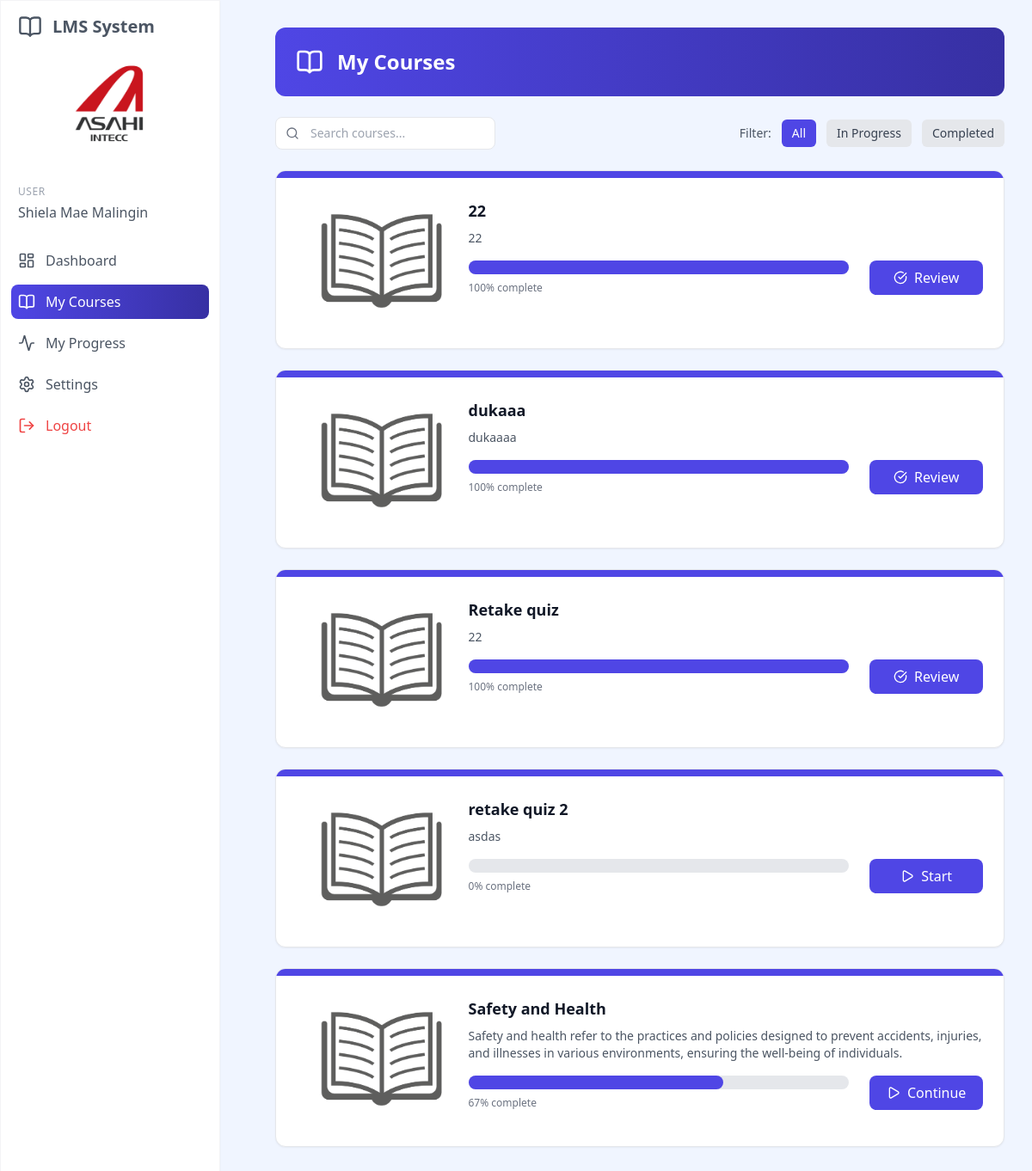
The app's page /view_courses.php (signed in) with its own data.
### tables this page shows
CREATE TABLE `courses` (
  `id` int(11) NOT NULL,
  `title` varchar(100) NOT NULL,
  `description` text DEFAULT NULL,
  `department` int(10) DEFAULT NULL,
  `division` int(10) DEFAULT NULL,
  `section` int(10) DEFAULT NULL,
  `company_group` tinyint(11) DEFAULT NULL,
  `position` tinyint(11) DEFAULT NULL,
  `group_id` int(11) DEFAULT NULL,
  `created_by` int(11) DEFAULT NULL,
  `has_video` int(11) DEFAULT 0,
  `created_at` timestamp NULL DEFAULT current_timestamp(),
  `updated_at` timestamp NULL DEFAULT current_timestamp() ON UPDATE current_timestamp(),
  `is_final` tinyint(1) NOT NULL DEFAULT 0,
  `removed` tinyint(1) NOT NULL DEFAULT 0
);

### web/view_courses.php (the view, shortened to what this page needs)
<?php
require_once '../config.php';
include 'includes/header.php';
$query = "
    SELECT
        c.id,
        c.title,
        c.description,
        COUNT(DISTINCT cv.id) AS total_modules,
        COUNT(DISTINCT uvp.video_id) AS completed_modules,
        COALESCE((COUNT(DISTINCT uvp.video_id) * 100.0 / NULLIF(COUNT(DISTINCT cv.id), 0)), 0) AS progress
    FROM user_courses uc
    INNER JOIN courses c
        ON uc.course_id = c.id
    LEFT JOIN course_videos cv
        ON c.id = cv.course_id AND cv.removed = 0
    LEFT JOIN user_video_progress uvp
        ON cv.id = uvp.video_id
        AND uvp.user_id = uc.user_id
        AND uvp.removed = 0
    WHERE
        uc.user_id = ?
        AND uc.removed = 0
        AND c.removed = 0
    GROUP BY c.id, c.title, c.description
    ORDER BY c.title
";
$stmt = $conn->prepare($query);
$stmt->bind_param("i", $_SESSION['user_id']);
$stmt->execute();
$courses = $stmt->get_result()->fetch_all(MYSQLI_ASSOC);
?>
<div class="p-8 sm:ml-72">
    <div class="container mx-auto">
        <div class="bg-gradient-to-r from-blue-600 to-blue-800 rounded-xl p-6 mb-6 flex items-center">
            <i data-lucide="book-open" class="h-8 w-8 text-white mr-4"></i>
            <h1 class="text-2xl font-bold text-white">My Courses</h1>
        </div>
        <div class="mb-6 flex flex-col sm:flex-row gap-4 items-center justify-between">
            <div class="relative w-full sm:w-64">
                <span class="absolute inset-y-0 left-0 flex items-center pl-3 text-gray-500">
                    <i data-lucide="search" class="w-4 h-4"></i>
                </span>
                <input type="search"
                       id="searchCourses"
                       class="w-full pl-10 pr-4 py-2 border border-gray-200 rounded-lg text-sm focus:outline-none focus:ring-2 focus:ring-blue-500 focus:border-blue-500"
                       placeholder="Search courses...">
            </div>
            <div class="flex items-center gap-3">
                <span class="text-sm text-gray-600">Filter:</span>
                <button id="filterAll" class="px-3 py-1.5 bg-blue-600 text-white text-sm rounded-md">All</button>
                <button id="filterInProgress" class="px-3 py-1.5 bg-gray-200 text-gray-700 text-sm rounded-md">In Progress</button>
                <button id="filterCompleted" class="px-3 py-1.5 bg-gray-200 text-gray-700 text-sm rounded-md">Completed</button>
            </div>
        </div>
        <?php if (empty($courses)): ?>
        <div class="bg-blue-50 border border-blue-100 rounded-xl p-8 text-center">
            <i data-lucide="book-open" class="w-16 h-16 text-blue-400 mx-auto mb-4"></i>
            <h2 class="text-xl font-bold text-blue-800 mb-2">No courses available</h2>
            <p class="text-blue-600 mb-6">There are no courses available for you at the moment.</p>
        </div>
        <?php else: ?>
        <div class="grid grid-cols-1 gap-6" id="coursesGrid">
            <?php foreach ($courses as $course): ?>
            <div class="course-card bg-white rounded-xl shadow-sm overflow-hidden border border-gray-200 hover:shadow-md transition-shadow duration-200"
                 data-progress="<?php echo round($course['progress']); ?>"
                 data-title="<?php echo htmlspecialchars($course['title']); ?>"
                 data-description="<?php echo htmlspecialchars($course['description']); ?>">
                <div class="h-2 bg-blue-600"></div>
                <div class="p-6 grid md:grid-cols-3 max-md:grid-rows-2 lg:grid-cols-4">
                    <div class="col-span-1 max-md:col-span-2 row-span-1 lg:col-span-1 max-md:text-center place-content-center">
                        <img src="book image.jpg" alt="Open Book" class="h-[150px] hx-auto mx-auto">
                    </div>
                    <div class="col-span-2 lg:col-span-3">
                        <h3 class="text-lg font-semibold text-gray-900 mb-2"><?php echo htmlspecialchars($course['title']); ?></h3>
                        <p class="text-sm text-gray-600 mb-4 line-clamp-2"><?php echo htmlspecialchars($course['description']); ?></p>
                        <div class="grid grid-cols-4 row-span-1 gap-6">
                            <div class="col-span-3 place-content-center">
                                <div class="w-full bg-gray-200 rounded-full h-4">
                                    <div class="bg-blue-600 h-4 rounded-full" style="width: <?php echo round($course['progress']); ?>%"></div>
                                </div>
                                <div class="flex justify-between items-center mt-2">
                                    <span class="text-xs font-medium text-gray-500"><?php echo round($course['progress']); ?>% complete</span>
                                </div>
                            </div>
                            <a href="view_course.php?id=<?php echo $course['id']; ?>" class="place-content-center col-span-1 block w-full text-center px-4 py-2 bg-blue-600 hover:bg-blue-700 text-white font-medium rounded-lg transition-colors flex items-center justify-center">
                                <i data-lucide="<?php echo $course['progress'] == 100 ? 'check-circle' : 'play'; ?>" class="w-4 h-4 mr-2"></i>
                                <div class="max-md:hidden">
                                    <?php
                                        if ($course['progress'] == 100) {
                                            if ($course['has_quiz'] && !$course['quiz_taken']) {
                                                echo 'Continue';
                                            } else {
                                                echo 'Review';
                                            }
                                        } elseif ($course['progress'] == 0) {
                                            echo 'Start';
                                        } else {
                                            echo 'Continue';
                                        }
                                    ?>
                                </div>
                            </a>
                        </div>
                    </div>
                </div>
            </div>
            <?php endforeach; ?>
        </div>
        <?php endif; ?>
    </div>
</div>

### records on screen
courses: title "22", description "22", progress "100", shows "Review"
courses: title "dukaaa", description "dukaaaa", progress "100", shows "Review"
courses: title "Retake quiz", description "22", progress "100", shows "Review"
courses: title "retake quiz 2", description "asdas", progress "0", shows "Start"
courses: title "Safety and Health", description "Safety and health refer to the practices and policies designed to prevent accidents, injuries, and illnesses in various environments, ensuring the well-being of individuals.", progress "67", shows "Continue"

### other values on screen
$_SESSION['full_name'] "Shiela Mae Malingin"
